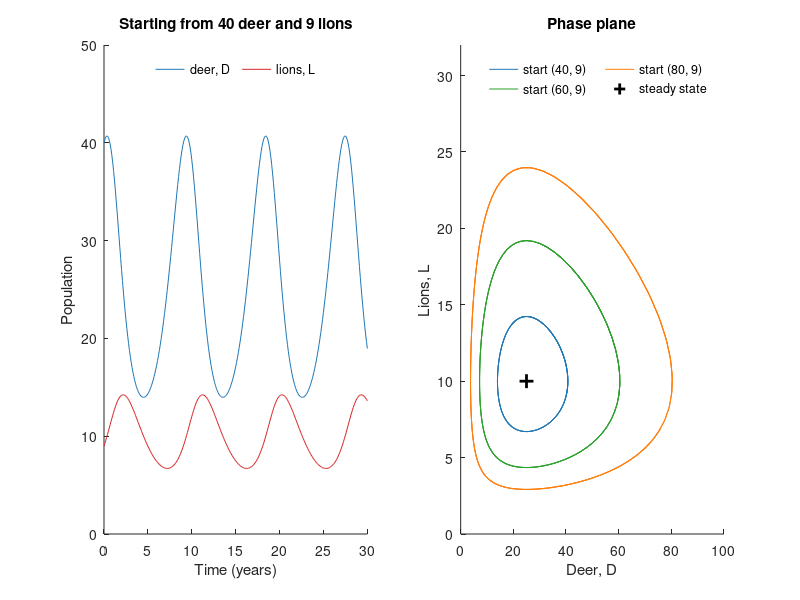

Source code (MATLAB): (Note: this script raises an error after producing the figure.)
%% The Lotka-Volterra predator-prey model (book Eqs. 1.4 and 1.5)
%     dD/dt = b*D - p*L*D      deer (prey): born at rate b, eaten by lions
%     dL/dt = r*D*L - d*L      lions (predators): grow by eating, die at rate d
% The populations oscillate. Each starting point gives its own closed orbit
% around the steady state (D*, L*) = (d/r, b/p), because the quantity
%     V = r*D - d*ln(D) + p*L - b*ln(L)
% stays constant along every solution.
% Requires: core MATLAB only.

b = 1.0; p = 0.1; r = 0.02; d = 0.5;  % per year (p, r per animal per year)
D_star = d / r; L_star = b / p;       % steady state: 25 deer, 10 lions
opts = odeset('RelTol', 1e-10, 'AbsTol', 1e-10);

lotka_volterra = @(t, y) [b * y(1) - p * y(2) * y(1);
                          r * y(1) * y(2) - d * y(2)];
V = @(D, L) r * D - d * log(D) + p * L - b * log(L);

t = linspace(0, 30, 301);
starts = [40 9; 60 9; 80 9];
Y = cell(1, 3);
for k = 1:3
    [~, Y{k}] = ode45(lotka_volterra, t, starts(k, :), opts);
end

% Period of the first orbit: times at which the deer population passes
% upwards through D*, found by the solver as 'events'
crossing = @(t, y) deal(y(1) - D_star, 0, 1);  % value, terminal, direction
[~, ~, te] = ode45(lotka_volterra, [0 30], starts(1, :), ...
    odeset(opts, 'Events', crossing));
period = mean(diff(te));

D = Y{1}(:, 1); L = Y{1}(:, 2);
drift = max(abs(V(D, L) - V(D(1), L(1))));
fprintf('Steady state: D* = %g deer, L* = %g lions\n', D_star, L_star);
fprintf(['Period of the orbit from (40, 9): %.4f years (small ' ...
    'oscillations: 2*pi/sqrt(b*d) = %.4f)\n'], period, 2 * pi / sqrt(b * d));
fprintf('Largest change in V along the solution: %.1e\n', drift);

%% Plot
fig = figure('Position', [100 100 1000 400]);
subplot(1, 2, 1)
plot(t, D, '-', 'Color', [0.122 0.467 0.706]);
hold on
plot(t, L, '-', 'Color', [0.839 0.153 0.157]);
ylim([0 50]);
xlabel('Time (years)'); ylabel('Population');
title('Starting from 40 deer and 9 lions');
legend({'deer, D', 'lions, L'}, 'Location', 'north', 'Orientation', ...
    'horizontal', 'Box', 'off');
box off

subplot(1, 2, 2)
colors = [0.122 0.467 0.706; 0.173 0.627 0.173; 1.000 0.498 0.055];
for k = 1:3
    plot(Y{k}(:, 1), Y{k}(:, 2), '-', 'Color', colors(k, :));
    hold on
end
plot(D_star, L_star, 'k+', 'MarkerSize', 10, 'LineWidth', 2);
ylim([0 32]);
xlabel('Deer, D'); ylabel('Lions, L'); title('Phase plane');
legend({'start (40, 9)', 'start (60, 9)', 'start (80, 9)', ...
    'steady state'}, 'Location', 'northeast', 'NumColumns', 2, ...
    'Box', 'off', 'FontSize', 9);
box off
sbp.save_figure(fig, mfilename('fullpath'), 'fig-lotka-volterra');

results.steady_state = [D_star L_star];
results.period = period;
results.V_drift = drift;
results.D_every_5_years = D(1:50:end)';
results.L_every_5_years = L(1:50:end)';
sbp.save_results(mfilename('fullpath'), results);
